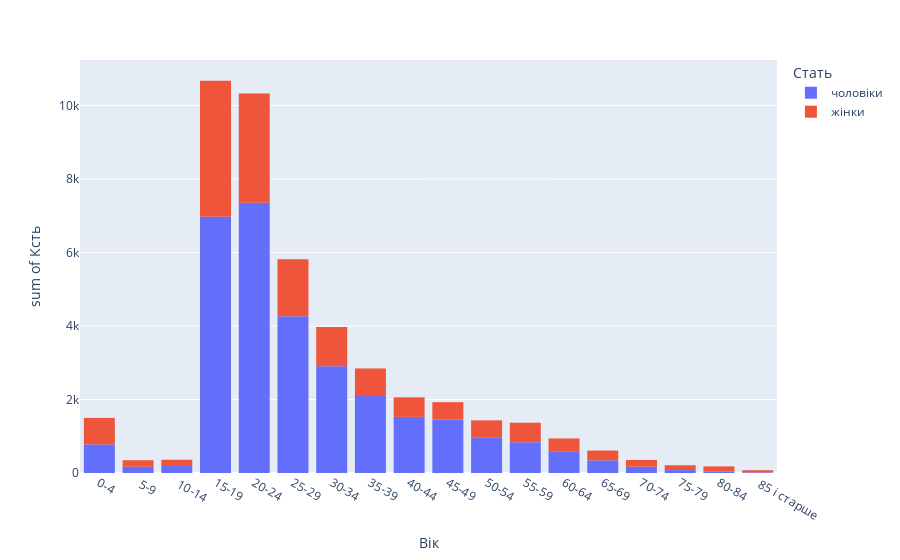

The notebook cell this image was saved under:
### Code cell
px.histogram(df_migr_2019, x="Вік", y = 'Ксть', color="Стать", )

### Figure 1 — Plotly figure (JSON) as saved in the notebook; plotly's stock layout.template omitted (floating-point values rounded to 4 significant figures)
{"data": [{"alignmentgroup": "True", "bingroup": "x", "histfunc": "sum", "hovertemplate": "Стать=чоловіки<br>Вік=%{x}<br>sum of Ксть=%{y}<extra></extra>", "legendgroup": "чоловіки", "marker": {"color": "#636efa", "pattern": {"shape": ""}}, "name": "чоловіки", "offsetgroup": "чоловіки", "orientation": "v", "showlegend": true, "type": "histogram", "x": ["0-4", " 5-9", " 10-14", "15-19", "20-24", "25-29", "30-34", "35-39", "40-44", "45-49", "50-54", "55-59", "60-64", "65-69", "70-74", "75-79", "80-84", " 85 і старше"], "xaxis": "x", "y": [778, 170, 189, 6974, 7355, 4269, 2906, 2093, 1527, 1455, 974, 837, 593, 344, 171, 80, 45, 17], "yaxis": "y"}, {"alignmentgroup": "True", "bingroup": "x", "histfunc": "sum", "hovertemplate": "Стать=жінки<br>Вік=%{x}<br>sum of Ксть=%{y}<extra></extra>", "legendgroup": "жінки", "marker": {"color": "#EF553B", "pattern": {"shape": ""}}, "name": "жінки", "offsetgroup": "жінки", "orientation": "v", "showlegend": true, "type": "histogram", "x": ["0-4", " 5-9", " 10-14", "15-19", "20-24", "25-29", "30-34", "35-39", "40-44", "45-49", "50-54", "55-59", "60-64", "65-69", "70-74", "75-79", "80-84", " 85 і старше"], "xaxis": "x", "y": [722, 178, 172, 3704, 2971, 1549, 1068, 752, 532, 473, 459, 532, 347, 267, 185, 130, 135, 58], "yaxis": "y"}], "layout": {"barmode": "relative", "legend": {"title": {"text": "Стать"}, "tracegroupgap": 0}, "margin": {"t": 60}, "xaxis": {"anchor": "y", "domain": [0, 1], "title": {"text": "Вік"}}, "yaxis": {"anchor": "x", "domain": [0, 1], "title": {"text": "sum of Ксть"}}}}
